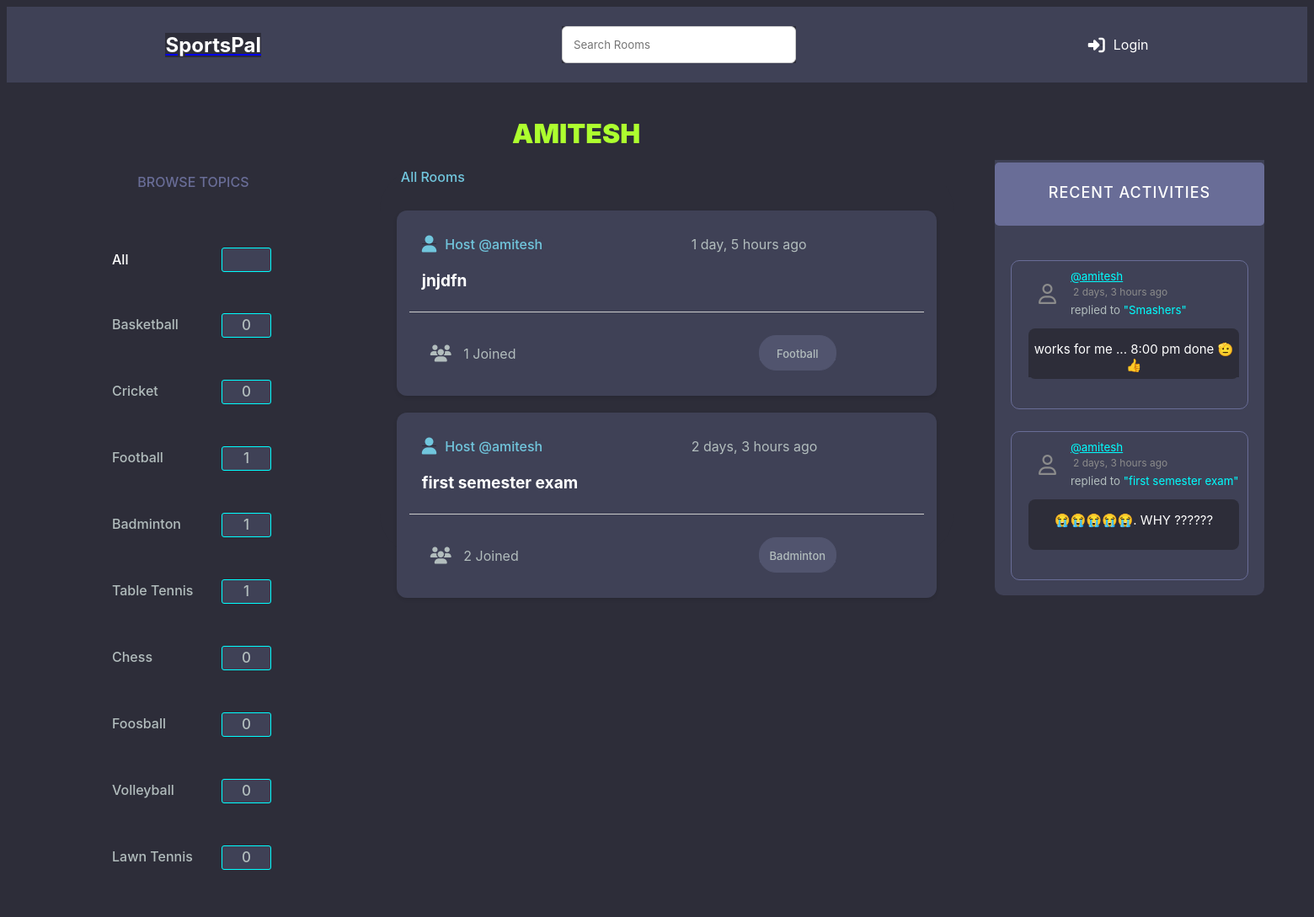
The page /profile/7/ on the database its author committed.
### base/models.py (models this page shows, shortened)
class Topic(models.Model):
    name = models.CharField(max_length=200)

class Room(models.Model):
    host = models.ForeignKey(User, on_delete=models.SET_NULL, null=True)
    topic = models.ForeignKey(Topic, on_delete=models.SET_NULL, null=True)
    name = models.CharField(max_length=200)
    description = models.TextField(null = True, blank = True)
    participants = models.ManyToManyField(User, related_name='participants', blank=True)
    updated = models.DateTimeField(auto_now=True)
    created = models.DateTimeField(auto_now_add=True)
    class Meta:
        ordering = ('-updated','-created')
    def __str__(self):
        return self.name

class Message(models.Model):
    user = models.ForeignKey(User, on_delete=models.CASCADE)
    room = models.ForeignKey(Room, on_delete=models.CASCADE)
    body = models.TextField()
    updated = models.DateTimeField(auto_now=True)
    created = models.DateTimeField(auto_now_add=True)
    def __str__(self):
        return self.body[0:50]

### base/views.py (the view)
# urls.py: path("profile/<str:pk>/", views.userProfile, name="user-profile"),
def userProfile(request,pk):
    user = User.objects.get(id=pk)
    rooms = user.room_set.all()
    room_messages = user.message_set.all()
    topics = Topic.objects.all()
    context = {'user':user,'rooms':rooms,'room_messages':room_messages,'topics':topics}
    return render(request,'base/profile.html',context)

### base/templates/base/profile.html (shortened to what this page needs)
{% extends 'main.html' %}
{%block content%}
<h1  style="position: relative;top:20px; left: 600px;text-transform: uppercase;color:greenyellow;font-weight: 900;">{{user.username}} </h1>
<div class = "profile-container">
    <div>
        {% include 'base/topics_component.html' %}
    <div>
        {% include 'base/feed_component.html' %}
    </div>
    <div>
        {% include 'base/activity_component.html' %}
    </div>
{%endblock content%}

### base/templates/base/topics_component.html (shortened to what this page needs)
{% load static %}
{% block css %}
    <link rel="stylesheet" type="text/css" href="{% static 'styles/topics_component.css' %}">
{% endblock %}
<h3 class = "Topics" style = "color: #696d97; text-transform: uppercase;top:10px;">Browse Topics</h3>
<div class = "All">
    <p><a href="{% url 'home' %}"  style="color: white; text-decoration: none;"><div>All</div></a> <span id = "total">{{room_count}}</span></p>
</div>
<div class = "items_all">
    {% for topic in topics %}
        <div class = "List">
            <a href="{% url 'home' %}?q={{topic.name}}">{{topic.name}}
            <div id="count_div">
                <span id = "count">{{topic.room_set.all.count}}</span></a>
            </div>
        </div>
    {% endfor %}

### base/templates/base/feed_component.html (shortened to what this page needs)
{% load static %}
{% block css %}
    <link rel="stylesheet" type="text/css" href="{% static 'styles/feed_component.css' %}">
    <link href="{% static 'fontawesomefree/css/fontawesome.css' %}" rel="stylesheet" type="text/css">
    <link href="{% static 'fontawesomefree/css/brands.css' %}" rel="stylesheet" type="text/css">
    <link href="{% static 'fontawesomefree/css/solid.css' %}" rel="stylesheet" type="text/css">
{% endblock %}
<div style="position: relative;top:20px;z-index: 10;left:25px;color:#71c6dd;font-weight: 500;"> All Rooms</div>
<div class = "sports-rooms">
    {% for room in rooms %}
        <div class = "room_feat">
            <div id="host">
                <a href="{% url 'user-profile' room.host.id %}"style="background-color:#3f4156;z-index: 30;"><i class="fa-solid fa-user fa-lg" style="position: relative;right:10px;"></i>Host @{{room.host.username}}</a>
            </div>
            <div style = "background-color: #3f4156;" id = "timer">
                {{room.created|timesince}} ago
            </div>
                <div id="room_name">
                    <h5 style = "background-color: #3f4156;"><a href = "{% url 'room' room.id %}" style="background-color:#3f4156;">{{room.name}}</a></h5>
                </div>
                <hr style="position:relative;top :90px">
                <div style = "background-color: #3f4156;" id ="participants_num"><i class="fa-solid fa-users fa-lg"style="position:relative;right:10px;"></i>
                    {{room.participants.all.count}} Joined
                </div>
                <div id="topic_name">
                    <p style="background-color: #51546e;;">{{room.topic.name}}</p>
                </div>
        </div>
    {% endfor %}
</div>

### base/templates/base/activity_component.html (shortened to what this page needs)
{% load static %}
{% block css %}
    <link rel="stylesheet" type="text/css" href="{% static 'styles/activity_component.css' %}">
    <link href="{% static 'fontawesomefree/css/fontawesome.css' %}" rel="stylesheet" type="text/css">
    <link href="{% static 'fontawesomefree/css/brands.css' %}" rel="stylesheet" type="text/css">
    <link href="{% static 'fontawesomefree/css/solid.css' %}" rel="stylesheet" type="text/css">
{% endblock %}
<div class="block_layout">
    <div class="recent_activities">
        <h3> recent activities</h3>
    </div>
    {% for message in room_messages %}
    <div class = "box">
        <small >
            <div id="username">
                <a href = "{'% url 'user-profile' message.user.id %}" style="background-color: #3f4156;color: cyan; width:200px">@{{message.user}}</a>
            </div>
            <div id="time" style="color: #8b8b8b; font-size: 12px; margin:3px; width:200px;">
                {{message.created|timesince}} ago
            </div>
        </small>
        <div id="sender">
            <small style="background-color: #3f4156; color:#b2bdbd; width: 200px;">replied to <tag style="background-color: #3f4156; color:cyan">"{{message.room}}"</tag></small>
        </div>
        <div id="message" style="position: relative;top:8px;">
            <p>{{message}}</p>
        </div>
    </div>
    {% endfor %}
</div>

### static/styles/main.css (style rules this page uses)
* { background-color: #2d2d39;; }

### static/styles/topics_component.css (style rules this page uses)
* { font-family: "DM Sans", -apple-system, BlinkMacSystemFont, "Segoe UI", Roboto, Oxygen, Ubuntu, Cantarell, "Open Sans", "Helvetica Neue", sans-serif; }
.Topics { position: relative; top : 50px; text-align: center; font-weight: 500; font-family: "DM Sans", -apple-system, BlinkMacSystemFont, "Segoe UI", Roboto, Oxygen, Ubuntu, Cantarell, "Open Sans", "Helvetica Neue", sans-serif; box-sizing: border-box; text-rendering: optimizeLegibility; font-size: inherit; }
.List, .All { display: flex; flex-direction: column; align-items: left; padding-left: 120px; }
.List a , .All { align-items: left; margin: 5px; font-weight: 500; color : #b2bdbd; text-decoration: none; width: 100px; }
#count,#total { display: inline-block; height: 20px; width: 50px; background-color: #3f4156; margin: 10px; border-radius: 3px; align-items: center; padding: 3.5px; text-align: center; border: 0.8px solid cyan; font-size: 17px; }
#count_div { position: relative; left: 120px; bottom: 38px; width: 100px; }
.All div { position: relative; top : 34px; }
#total { position: relative; left : 120px; }
div .List { width: 100px; }

### static/styles/feed_component.css (style rules this page uses)
.room_feat { display: flex; flex-direction: column; background-color: #fff; border-radius: 20px solid black; padding: 15px; box-shadow: 0 2px 4px rgba(0, 0, 0, 0.1); margin: 20px; border-radius: 12px; height: 190px; }
#host a { background-color: #3f4156; color: #fff; padding: 5px 10px; border-radius: 5px; text-align: center; text-decoration: none; margin-bottom: 5px; z-index: 20; }
#room_name a { color: white; text-decoration: none; transition: color 0.3s; }
hr { border: none; border-top: 1px solid #ccc; margin: 15px 0; }
.sports-rooms { border-radius: 50px; }
.room_feat { position: relative; top: 50px; background-color: #3f4156; }
#host,#edit,#delete,#room_name,#topic_name { background-color: #3f4156; }
#host a { font-family: "DM Sans", -apple-system, BlinkMacSystemFont, "Segoe UI", Roboto, Oxygen, Ubuntu, Cantarell, "Open Sans", "Helvetica Neue", sans-serif; margin: 0; padding: 0; box-sizing: border-box; text-rendering: optimizeLegibility; color:#71c6dd; font-size: inherit; font-weight: 500; }
#host { position: absolute; top : 30px; left:40px; z-index: 9; width : 150px; }
#timer { margin: 10px; position: absolute; top : 20px; left: 340px; width: 190px; color: #b2bdbd; }
#room_name { position: absolute; top : 40px; left : 30px; width : 190px; height: 80px; bottom: 28px; font-family: "DM Sans", -apple-system, BlinkMacSystemFont, "Segoe UI", Roboto, Oxygen, Ubuntu, Cantarell, "Open Sans", "Helvetica Neue", sans-serif; font-size: 23px; font-weight: 500; color: #e5e5e5; }
#topic_name { display: inline-block; position: absolute; bottom: 30px; left: 430px; width: 90px; font-size: medium; text-align: center; margin-top: 0px; background-color: #51546e; border-radius: 20px; font-size: 13px; border: 1px solid #51546e; color: #b2bdbd; height:40px; font-weight: 500; }
#participants_num { position: absolute; top : 160px; left: 50px; width : 120px; color: #b2bdbd; }
div .sports-rooms { position: relative; bottom: 20px; }

### static/styles/activity_component.css (style rules this page uses)
.recent_activities h3 { background-color: #696d97; text-transform: uppercase; font-weight: 500; padding: 1rem 1.5rem; color: white; letter-spacing: 1px; font-size: 18px; height: 25px; width: 270px; border-radius: 5px; text-align: center; padding : 25px; position: relative; bottom: 15px; }
.block_layout { margin: 50px; left : 40px; background-color: #3f4156; display: flex; flex-direction: column; align-items: center; position: relative; bottom: 40px; left: -1px; border-radius: 10px; }
.block_layout div { background-color: #3f4156; }
div .box { display: inline-block; background-color: #3f4156; height: 50 px; }
.box { border: 1px solid #696d97; width: 280px; margin: 8px; margin-bottom: 18px; display: inline-block; height: 175px; border-radius: 10px; }
#username,#time,#sender { position: relative; left: 70px; top: 10px; width: 200px ; }
#message p { color:white; position: relative; top: 10px; font-size: 15px; padding: 5px; word-wrap :break-word ; text-align: center; }
#message { width: 250px; height : 60px; background-color: #2d2d39; position: relative; top:10px; left: 20px; border-radius: 8px; }

### base/templates/base/profile.html (style rules this page uses)
.profile-container { display: grid; grid-template-columns: 1.3fr 2fr 1fr; }

### rows shown on the page
Topic: name "Basketball", room_set.all.count "0"
Topic: name "Cricket", room_set.all.count "0"
Topic: name "Football", room_set.all.count "1"
Topic: name "Badminton", room_set.all.count "1"
Topic: name "Table Tennis", room_set.all.count "1"
Topic: name "Chess", room_set.all.count "0"
Topic: name "Foosball", room_set.all.count "0"
Topic: name "Volleyball", room_set.all.count "0"
Topic: name "Lawn Tennis", room_set.all.count "0"
Room: host.username "amitesh", created "1 day, 5 hours", name "jnjdfn", participants.all.count "1", topic.name "Football"
Room: host.username "amitesh", created "2 days, 3 hours", name "first semester exam", participants.all.count "2", topic.name "Badminton"
Message: user "amitesh", created "2 days, 3 hours", room "Smashers", body "works for me ... 8:00 pm done 🫡 👍"
Message: user "amitesh", created "2 days, 3 hours", room "first semester exam", body "😭😭😭😭😭. WHY ??????"

### other values the page prints
{{ user.username }} "AMITESH"
